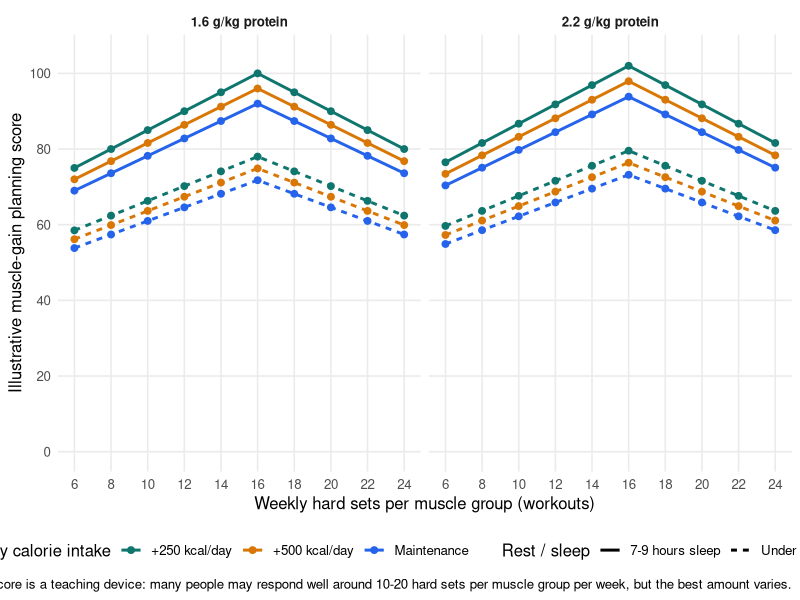

Here is the R script that generated this plot:
## ---- chunk 1
#| label: fig-muscle-gain-plan
#| fig-cap: "Illustrative muscle-gain planning score by weekly training volume."
#| echo: false
#| fig-width: 9
#| fig-height: 6

library(tidyverse)

muscle_plan <- expand_grid(
	weekly_sets = seq(6, 24, by = 2),
	calorie_surplus = c("Maintenance", "+250 kcal/day", "+500 kcal/day"),
	rest = c("7-9 hours sleep", "Under 7 hours sleep"),
	protein_target = c("1.6 g/kg protein", "2.2 g/kg protein")
) |>
	mutate(
		surplus_factor = case_match(
			calorie_surplus,
			"Maintenance" ~ 0.92,
			"+250 kcal/day" ~ 1,
			"+500 kcal/day" ~ 0.96
		),
		rest_factor = if_else(rest == "7-9 hours sleep", 1, 0.78),
		protein_factor = if_else(protein_target == "2.2 g/kg protein", 1.02, 1),
		volume_factor = 1 - abs(weekly_sets - 16) / 40,
		planning_score = 100 * volume_factor * surplus_factor * rest_factor * protein_factor
	)

ggplot(
	muscle_plan,
	aes(
		x = weekly_sets,
		y = planning_score,
		color = calorie_surplus,
		linetype = rest,
		group = interaction(calorie_surplus, rest)
	)
) +
	geom_line(linewidth = 1) +
	geom_point(size = 2) +
	facet_wrap(vars(protein_target)) +
	scale_x_continuous(breaks = seq(6, 24, by = 2)) +
	scale_y_continuous(limits = c(0, 105), breaks = seq(0, 100, by = 20)) +
	scale_color_manual(values = c("Maintenance" = "#2563eb", "+250 kcal/day" = "#0f766e", "+500 kcal/day" = "#d97706")) +
	labs(
		x = "Weekly hard sets per muscle group (workouts)",
		y = "Illustrative muscle-gain planning score",
		color = "Daily calorie intake",
		linetype = "Rest / sleep",
		caption = "The score is a teaching device: many people may respond well around 10-20 hard sets per muscle group per week, but the best amount varies."
	) +
	theme_minimal(base_size = 12) +
	theme(
		legend.position = "bottom",
		panel.grid.minor = element_blank(),
		strip.text = element_text(face = "bold")
	)
